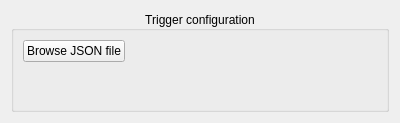
<?xml version="1.0" encoding="UTF-8"?>
<ui version="4.0">
 <class>TriggerConfigWidget</class>
 <widget class="QWidget" name="TriggerConfigWidget">
  <property name="geometry">
   <rect>
    <x>0</x>
    <y>0</y>
    <width>400</width>
    <height>123</height>
   </rect>
  </property>
  <property name="windowTitle">
   <string>Trigger Configuration Widget</string>
  </property>
  <layout class="QVBoxLayout" name="verticalLayout">
   <item>
    <widget class="QGroupBox" name="triggerGroupBox">
     <property name="enabled">
      <bool>true</bool>
     </property>
     <property name="title">
      <string>Trigger configuration</string>
     </property>
     <property name="alignment">
      <set>Qt::AlignmentFlag::AlignCenter</set>
     </property>
     <property name="checkable">
      <bool>false</bool>
     </property>
     <property name="checked">
      <bool>false</bool>
     </property>
     <layout class="QFormLayout" name="formLayout">
      <property name="fieldGrowthPolicy">
       <enum>QFormLayout::FieldGrowthPolicy::ExpandingFieldsGrow</enum>
      </property>
      <item row="3" column="0">
       <widget class="QPushButton" name="browseTriggerConfigButton">
        <property name="toolTip">
         <string>The JSON file must contain specific fields</string>
        </property>
        <property name="text">
         <string>Browse JSON file</string>
        </property>
       </widget>
      </item>
      <item row="3" column="1">
       <widget class="QLabel" name="triggerConfigPathLabel">
        <property name="text">
         <string/>
        </property>
        <property name="wordWrap">
         <bool>true</bool>
        </property>
       </widget>
      </item>
     </layout>
    </widget>
   </item>
  </layout>
 </widget>
 <resources/>
 <connections/>
</ui>
